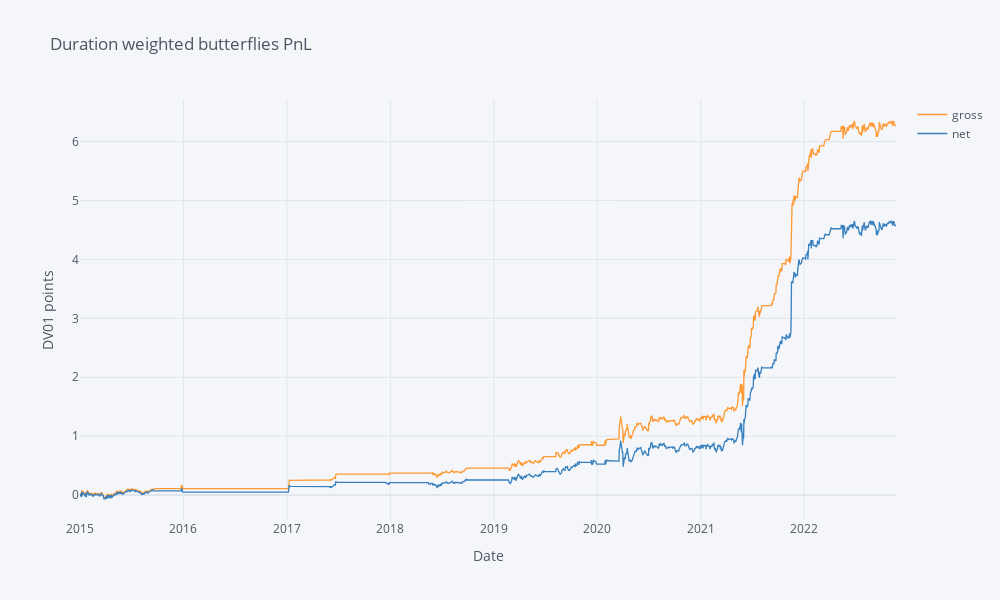
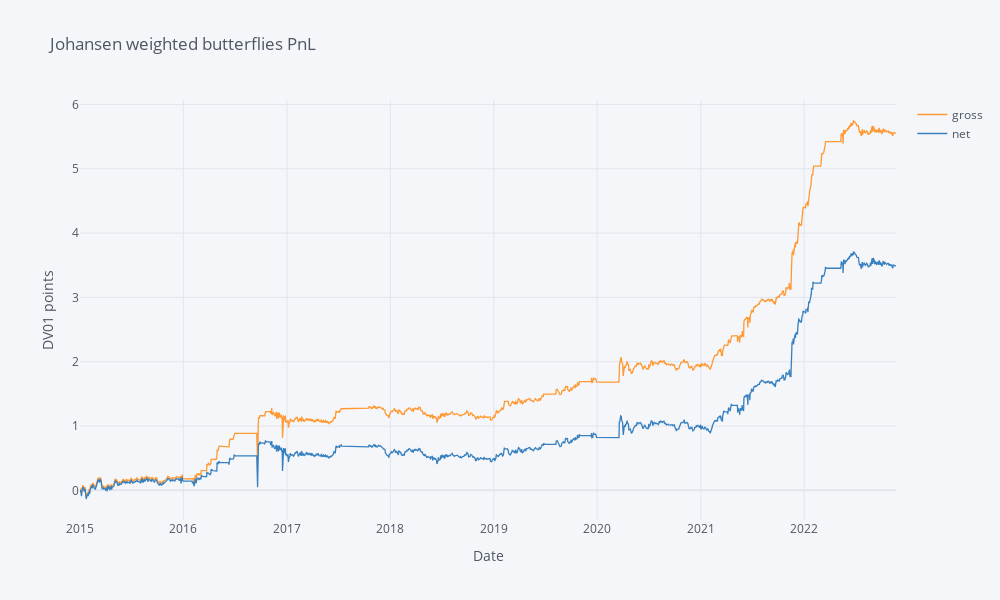
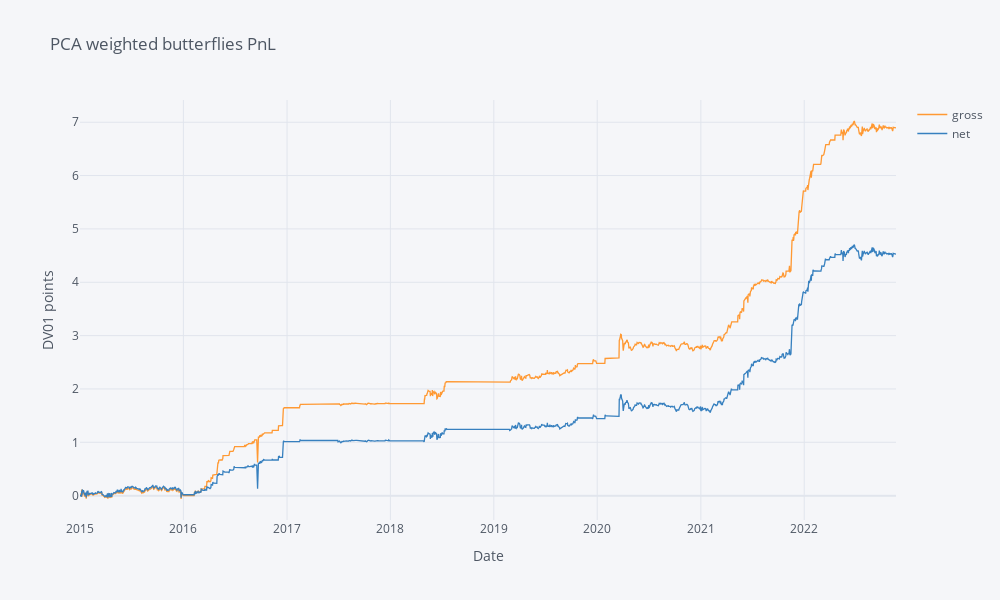

The notebook cell these images were saved under, in order:
### Markdown cell above
Diversification across signals (here equal weight) produces better gross performance but costs approximately double because of rebalancing:

### Code cell
for (df_gross, df_costs, s) in [(df_dv_pnl, df_dv_costs, 'Duration weighted butterflies'),
                                (df_jo_pnl, df_jo_costs, 'Johansen weighted butterflies'),
                                (df_pca_pnl, df_pca_costs, 'PCA weighted butterflies')]:
    df = pd.DataFrame()
    df_net = df_gross - 2 * df_costs
    df['gross'] = df_gross.div(df_gross.replace(0, np.nan).notnull().sum(axis=1), axis=0).sum(axis=1)
    df['net'] = df_net.div(df_net.replace(0, np.nan).notnull().sum(axis=1), axis=0).sum(axis=1)
    df_output = pd.DataFrame(index=['Gross', 'Net'], columns=['Mean Ann', 'StdDev Ann', 'Sharpe'])
    df_output.loc[['Gross', 'Net'], ['Mean Ann', 'StdDev Ann', 'Sharpe']] = [[
        260*df['gross'].mean(), sqrt(260) * df['gross'].std(), sqrt(260) * df['gross'].mean() / df['gross'].std()],
        [260*df['net'].mean(), sqrt(260) * df['net'].std(), sqrt(260) * df['net'].mean() / df['net'].std()]]
    print(s + ' performance')
    with pd.option_context('display.float_format', '{:,.2f}'.format):
        print(df_output)
    df.cumsum().iplot(title=s+' PnL', xTitle='Date', yTitle='DV01 points')

### Figure 1 — Plotly figure (JSON) as saved in the notebook; plotly's stock layout.template omitted (floating-point values rounded to 4 significant figures; data arrays with more than 128 entries replaced by an {"elided": "..."} marker saying what was removed)
{"data": [{"line": {"color": "rgba(255, 153, 51, 1.0)", "dash": "solid", "shape": "linear", "width": 1.3}, "mode": "lines", "name": "gross", "text": "", "type": "scatter", "x": {"elided": "2058 str values"}, "y": {"elided": "2058 float values"}}, {"line": {"color": "rgba(55, 128, 191, 1.0)", "dash": "solid", "shape": "linear", "width": 1.3}, "mode": "lines", "name": "net", "text": "", "type": "scatter", "x": {"elided": "2058 str values"}, "y": {"elided": "2058 float values"}}], "layout": {"height": 600, "legend": {"bgcolor": "#F5F6F9", "font": {"color": "#4D5663"}}, "paper_bgcolor": "#F5F6F9", "plot_bgcolor": "#F5F6F9", "title": {"font": {"color": "#4D5663"}, "text": "Duration weighted butterflies PnL"}, "width": 1000, "xaxis": {"gridcolor": "#E1E5ED", "showgrid": true, "tickfont": {"color": "#4D5663"}, "title": {"font": {"color": "#4D5663"}, "text": "Date"}, "zerolinecolor": "#E1E5ED"}, "yaxis": {"gridcolor": "#E1E5ED", "showgrid": true, "tickfont": {"color": "#4D5663"}, "title": {"font": {"color": "#4D5663"}, "text": "DV01 points"}, "zerolinecolor": "#E1E5ED"}}}

### Figure 2 — Plotly figure (JSON) as saved in the notebook; plotly's stock layout.template omitted (floating-point values rounded to 4 significant figures; data arrays with more than 128 entries replaced by an {"elided": "..."} marker saying what was removed)
{"data": [{"line": {"color": "rgba(255, 153, 51, 1.0)", "dash": "solid", "shape": "linear", "width": 1.3}, "mode": "lines", "name": "gross", "text": "", "type": "scatter", "x": {"elided": "2058 str values"}, "y": {"elided": "2058 float values"}}, {"line": {"color": "rgba(55, 128, 191, 1.0)", "dash": "solid", "shape": "linear", "width": 1.3}, "mode": "lines", "name": "net", "text": "", "type": "scatter", "x": {"elided": "2058 str values"}, "y": {"elided": "2058 float values"}}], "layout": {"height": 600, "legend": {"bgcolor": "#F5F6F9", "font": {"color": "#4D5663"}}, "paper_bgcolor": "#F5F6F9", "plot_bgcolor": "#F5F6F9", "title": {"font": {"color": "#4D5663"}, "text": "Johansen weighted butterflies PnL"}, "width": 1000, "xaxis": {"gridcolor": "#E1E5ED", "showgrid": true, "tickfont": {"color": "#4D5663"}, "title": {"font": {"color": "#4D5663"}, "text": "Date"}, "zerolinecolor": "#E1E5ED"}, "yaxis": {"gridcolor": "#E1E5ED", "showgrid": true, "tickfont": {"color": "#4D5663"}, "title": {"font": {"color": "#4D5663"}, "text": "DV01 points"}, "zerolinecolor": "#E1E5ED"}}}

### Figure 3 — Plotly figure (JSON) as saved in the notebook; plotly's stock layout.template omitted (floating-point values rounded to 4 significant figures; data arrays with more than 128 entries replaced by an {"elided": "..."} marker saying what was removed)
{"data": [{"line": {"color": "rgba(255, 153, 51, 1.0)", "dash": "solid", "shape": "linear", "width": 1.3}, "mode": "lines", "name": "gross", "text": "", "type": "scatter", "x": {"elided": "2058 str values"}, "y": {"elided": "2058 float values"}}, {"line": {"color": "rgba(55, 128, 191, 1.0)", "dash": "solid", "shape": "linear", "width": 1.3}, "mode": "lines", "name": "net", "text": "", "type": "scatter", "x": {"elided": "2058 str values"}, "y": {"elided": "2058 float values"}}], "layout": {"height": 600, "legend": {"bgcolor": "#F5F6F9", "font": {"color": "#4D5663"}}, "paper_bgcolor": "#F5F6F9", "plot_bgcolor": "#F5F6F9", "title": {"font": {"color": "#4D5663"}, "text": "PCA weighted butterflies PnL"}, "width": 1000, "xaxis": {"gridcolor": "#E1E5ED", "showgrid": true, "tickfont": {"color": "#4D5663"}, "title": {"font": {"color": "#4D5663"}, "text": "Date"}, "zerolinecolor": "#E1E5ED"}, "yaxis": {"gridcolor": "#E1E5ED", "showgrid": true, "tickfont": {"color": "#4D5663"}, "title": {"font": {"color": "#4D5663"}, "text": "DV01 points"}, "zerolinecolor": "#E1E5ED"}}}
